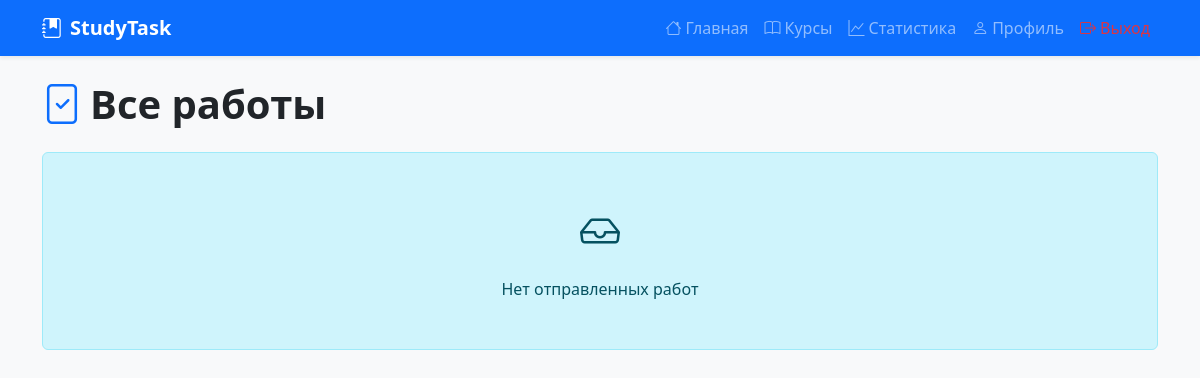
Page /submissions (signed in) on the earlier database version.
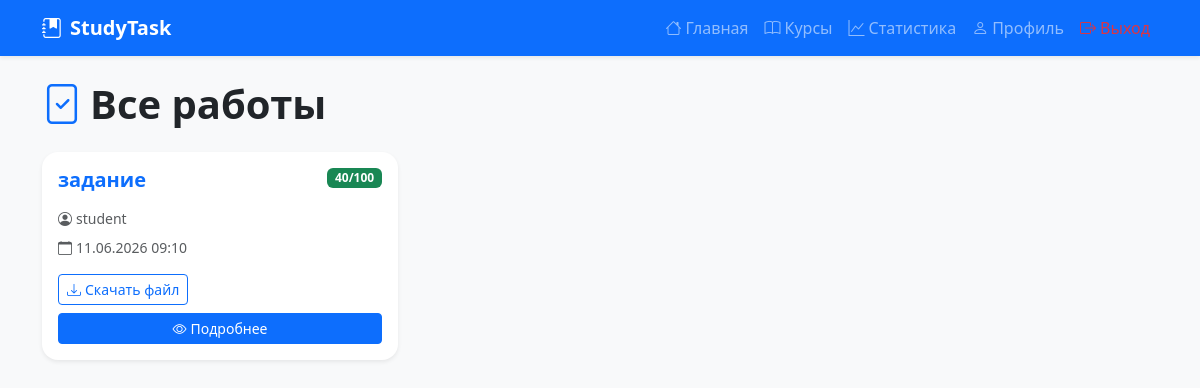
Same page on the later database version.
### models.py (models this page shows)
class Submission(db.Model):
    __tablename__ = 'submissions'
    id = db.Column(db.Integer, primary_key=True)
    task_id = db.Column(db.Integer, db.ForeignKey('tasks.id'), nullable=False)
    student_id = db.Column(db.Integer, db.ForeignKey('users.id'), nullable=False)
    file_path = db.Column(db.String(500), nullable=True)  # Увеличил длину
    grade = db.Column(db.Integer, nullable=True)
    comment = db.Column(db.Text, nullable=True)
    submitted_at = db.Column(db.DateTime, default=datetime.utcnow)
    task = db.relationship('Task', back_populates='submissions')
    student = db.relationship('User', back_populates='student_submissions')

class Task(db.Model):
    __tablename__ = 'tasks'
    id = db.Column(db.Integer, primary_key=True)
    title = db.Column(db.String(100), nullable=False)
    description = db.Column(db.Text, nullable=False)
    task_type = db.Column(db.String(50), default='Лабораторная работа')
    max_score = db.Column(db.Integer, default=100)
    deadline = db.Column(db.DateTime, nullable=False)
    created_at = db.Column(db.DateTime, default=datetime.utcnow)
    course_id = db.Column(db.Integer, db.ForeignKey('courses.id'), nullable=False)
    allow_resubmit = db.Column(db.Boolean, default=True)
    is_published = db.Column(db.Boolean, default=True)
    course = db.relationship('Course', back_populates='tasks')
    submissions = db.relationship('Submission', back_populates='task', lazy=True, cascade='all, delete-orphan')

class User(UserMixin, db.Model):
    __tablename__ = 'users'
    id = db.Column(db.Integer, primary_key=True)
    username = db.Column(db.String(80), unique=True, nullable=False)
    email = db.Column(db.String(120), unique=True, nullable=False)
    password_hash = db.Column(db.String(200), nullable=False)
    role = db.Column(db.String(20), nullable=False, default='student')
    group = db.Column(db.String(50), nullable=True)
    about = db.Column(db.Text, nullable=True)
    created_at = db.Column(db.DateTime, default=datetime.utcnow)
    last_login = db.Column(db.DateTime, nullable=True)
    teacher_courses = db.relationship('Course', back_populates='teacher', lazy=True)
    student_submissions = db.relationship('Submission', back_populates='student', lazy=True)

### app.py (the view)
@app.route('/submissions')
@login_required
def submissions():
    if current_user.role == 'teacher':
        submissions = (
            Submission.query
            .join(Task)
            .join(Course)
            .filter(Course.teacher_id == current_user.id)
            .order_by(Submission.submitted_at.desc())
            .all()
        )
    else:
        submissions = (
            Submission.query
            .filter_by(student_id=current_user.id)
            .order_by(Submission.submitted_at.desc())
            .all()
        )
    return render_template(
        'submissions.html',
        submissions=submissions
    )

### app.py (called while the page is built)
@login_manager.user_loader
def load_user(user_id):
    return User.query.get(int(user_id))

@app.context_processor
def utility_processor():
    return {'now': datetime.utcnow()}

### templates/submissions.html (shortened to what this page needs)
<!DOCTYPE html>
<html lang="ru">
<head>
    <link href="https://cdn.jsdelivr.net/npm/bootstrap@5.3.0/dist/css/bootstrap.min.css" rel="stylesheet">
    <link rel="stylesheet" href="https://cdn.jsdelivr.net/npm/bootstrap-icons@1.11.0/font/bootstrap-icons.css">
</head>
<body class="bg-light">
    <nav class="navbar navbar-expand-lg navbar-dark bg-primary shadow-sm">
        <div class="container">
            <a class="navbar-brand fw-bold" href="{{ url_for('dashboard') }}"><i class="bi bi-journal-bookmark-fill me-2"></i>StudyTask</a>
            <div class="collapse navbar-collapse" id="navbarNav">
                <ul class="navbar-nav ms-auto">
                    <li class="nav-item"><a class="nav-link" href="{{ url_for('dashboard') }}"><i class="bi bi-house me-1"></i>Главная</a></li>
                    <li class="nav-item"><a class="nav-link" href="{{ url_for('courses') }}"><i class="bi bi-book me-1"></i>Курсы</a></li>
                    <li class="nav-item"><a class="nav-link" href="{{ url_for('statistics') }}"><i class="bi bi-graph-up me-1"></i>Статистика</a></li>
                    <li class="nav-item"><a class="nav-link" href="{{ url_for('profile') }}"><i class="bi bi-person me-1"></i>Профиль</a></li>
                    <li class="nav-item"><a class="nav-link text-danger" href="{{ url_for('logout') }}"><i class="bi bi-box-arrow-right me-1"></i>Выход</a></li>
                </ul>
            </div>
        </div>
    </nav>
    <div class="container py-4">
        <h1 class="fw-bold mb-4"><i class="bi bi-file-check text-primary me-2"></i>Все работы</h1>
        <div class="row">
            {% if submissions %}
                {% for submission in submissions %}
                <div class="col-md-6 col-lg-4 mb-4">
                    <div class="card h-100 border-0 shadow-sm rounded-4">
                        <div class="card-body">
                            <div class="d-flex justify-content-between align-items-start mb-3">
                                <h5 class="fw-bold text-primary mb-0">{{ submission.task.title }}</h5>
                                <span class="badge {% if submission.grade %}bg-success{% else %}bg-warning{% endif %}">
                                    {% if submission.grade %}{{ submission.grade }}/{{ submission.task.max_score }}{% else %}Не проверено{% endif %}
                                </span>
                            </div>
                            <p class="text-muted small mb-2">
                                <i class="bi bi-person-circle me-1"></i>{{ submission.student.username }}
                            </p>
                            <p class="text-muted small mb-3">
                                <i class="bi bi-calendar me-1"></i>{{ submission.submitted_at.strftime('%d.%m.%Y %H:%M') }}
                            </p>
                            {% if submission.file_path %}
                                <a href="{{ url_for('uploaded_file', filename=submission.file_path.split('/')[-1]) }}" class="btn btn-sm btn-outline-primary" target="_blank">
                                    <i class="bi bi-download me-1"></i>Скачать файл
                                </a>
                            {% endif %}
                            <a href="{{ url_for('task_detail', task_id=submission.task.id) }}" class="btn btn-sm btn-primary mt-2 w-100">
                                <i class="bi bi-eye me-1"></i>Подробнее
                            </a>
                        </div>
                    </div>
                </div>
                {% endfor %}
            {% else %}
                <div class="col-12">
                    <div class="alert alert-info text-center py-5">
                        <i class="bi bi-inbox fs-1 d-block mb-3"></i>
                        <p class="mb-0">Нет отправленных работ</p>
                    </div>
                </div>
            {% endif %}
        </div>
    </div>
</body>
</html>

Differences in the rows shown:
added Submission: task "задание", grade "40", task.max_score "100", student.username "student", submitted_at "11.06.2026 09:10"
Other differences:
text no longer shown: "Нет отправленных работ"
